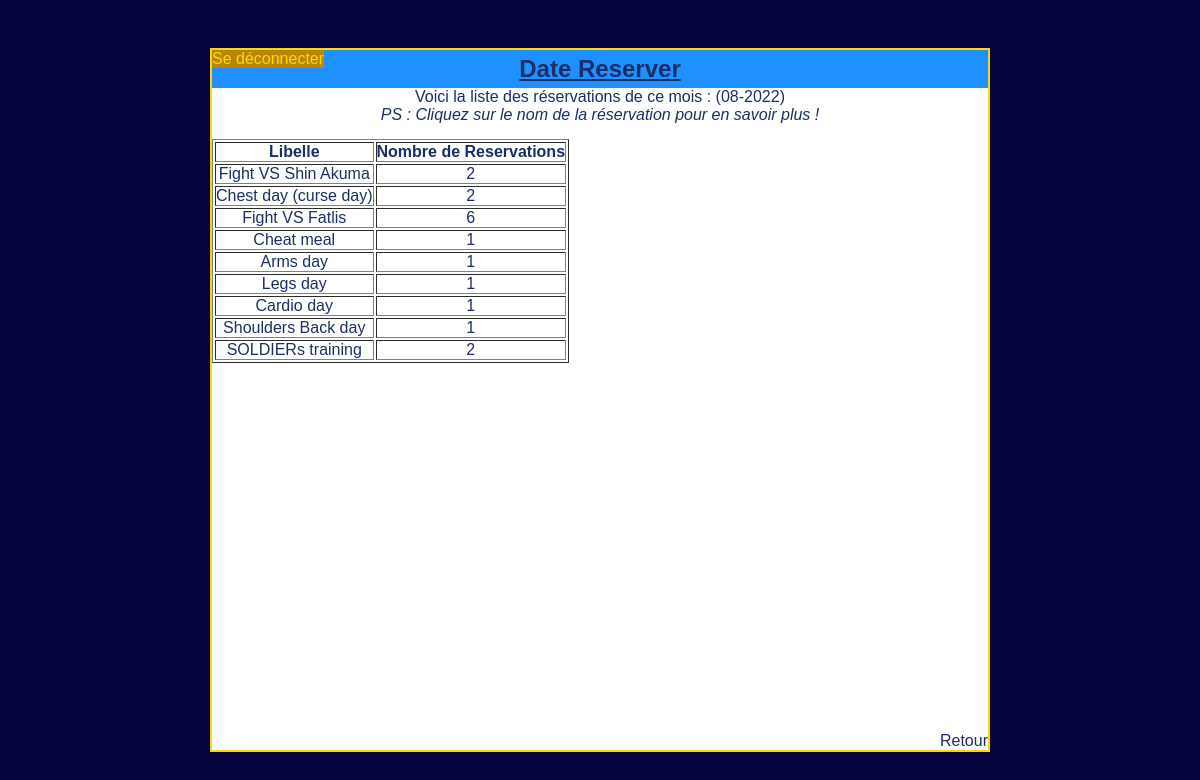
Page /index.php?uc=accueil&action=planning (signed in) on the committed database.
### tables this page shows
CREATE TABLE IF NOT EXISTS `reservations` (
  `id` int(16) NOT NULL AUTO_INCREMENT,
  `libelleReservation` varchar(500) NOT NULL,
  `description` varchar(5000) DEFAULT NULL,
  PRIMARY KEY (`id`)
);

### includes/class_pdo.php (called while the page is built, shortened)
<?php
class PDODateReserver{
    private static $serveur = 'mysql:host=localhost';
    private static $bdd = 'dbname=datereserver';
    private static $user = 'root';
    private static $mdp = '';
    private static $monPdo;
    private static $dateReserver = null;
    private function __construct()
    {
        PDODateReserver::$monPdo = new PDO(PDODateReserver::$serveur . ';' . PDODateReserver::$bdd, PDODateReserver::$user, PDODateReserver::$mdp);
        PDODateReserver::$monPdo->query("SET CHARACTER SET utf8");
    }
    public static function getPdoDateReserver()
    {
        if (PDODateReserver::$dateReserver == null) {
            PDODateReserver::$dateReserver = new PDODateReserver();
        }
        return PDODateReserver::$dateReserver;
    }
    function getReserves(){
        $query = "SELECT * FROM reservations";
        $res = PDODateReserver::$monPdo->query($query);
        $lignes = $res->fetchAll();
        return $lignes;
    }
    function getInfoReserv($libelleReserve){
        $query = "SELECT * FROM reservations WHERE libelleReservation = '".$libelleReserve."'";
        $res = PDODateReserver::$monPdo->query($query);
        $lignes = $res->fetchAll();
        return $lignes;
    }
    function getNbReserved($idReservation){
        $query = "SELECT count(*) AS nbId FROM clients WHERE idReservation = $idReservation";
        $res = PDODateReserver::$monPdo->query($query);
        $lignes = $res->fetchAll();
        return $lignes;
    }
}

### vues/v_planning.php (the view, shortened to what this page needs)
<!DOCTYPE html>
<html lang="en">
<head>
    <link rel="stylesheet" href="css/style.css">
</head>
<body>
    <div class="container">
        <a href='index.php?uc=disconnect' id="disconnect">Se déconnecter</a>
        <h2 id="mainTitle">Date Reserver</h2>
        <p id="planP">Voici la liste des réservations de ce mois : (<?php $date = new DateTime();
                                                                    echo $date->format('m-Y'); ?>)</p>
        <p>
        <i>PS : Cliquez sur le nom de la réservation pour en savoir plus !</i>
        </p>
        <table border="1" class="planningTable">
            <?php
            echo "<tr>";
            echo "<th>Libelle</th><th>Nombre de Reservations</th>";
            foreach ($listeReserv as $uneReserv) {
                $infoReserv = $pdo->getInfoReserv($uneReserv['libelleReservation']);
                echo "<tr><td><a href='#' data-popup='myPopup' id='openMyPopup' class='counterA' onClick='getPopupValuesReserv(" . $infoReserv[0]['id'] . "); openPopupR()' aria-label='Open popup'>" . $uneReserv['libelleReservation'] . "</a></td>";
                $lesReservesCount = $pdo->getNbReserved($uneReserv['id']);
                foreach ($lesReservesCount as $uneReservCount) {
                    echo "<td>" . $uneReservCount['nbId'] . "</td>";
                }
            }
            echo "</tr>";
            ?>
        </table>
        <a href="index.php?uc=accueil" id="return" class="counterA">Retour</a>
    </div>
</body>
</html>

### css/style.css (style rules this page uses)
* { padding: 0; margin: 0; box-sizing: border-box; font-family: 'Lucida Sans', 'Lucida Sans Regular', 'Lucida Grande', 'Lucida Sans Unicode', Geneva, Verdana, sans-serif; color: rgb(27, 47, 102); }
body { background-color: rgb(4, 4, 65); }
#mainTitle { padding: 5px; text-decoration: underline; background-color: dodgerblue; }
#disconnect { text-decoration: none; color: gold; background-color: darkgoldenrod; position: fixed; left: 0; }
.container { background-color: white; border: solid gold 2px; width: 100%; height: 100%; max-width: 65%; max-height: 88%; position: absolute; top: 50%; left: 50%; transform: translate(-50%, -50%); text-align: center; }
#planP { text-align: none; }
.planningTable { text-align: center; margin-top: 15px; margin-bottom: 15px; }
.uneReserv p, u, a { color: gold; }
.counterA { color: rgb(27, 47, 102); text-decoration: none; }
#return { position: absolute; bottom: 0; right: 0; }

### rows in the picture
reservations: libelleReservation "Fight VS Shin Akuma", nbId "2"
reservations: libelleReservation "Chest day (curse day)", nbId "2"
reservations: libelleReservation "Fight VS Fatlis", nbId "6"
reservations: libelleReservation "Cheat meal", nbId "1"
reservations: libelleReservation "Arms day", nbId "1"
reservations: libelleReservation "Legs day", nbId "1"
reservations: libelleReservation "Cardio day", nbId "1"
reservations: libelleReservation "Shoulders Back day", nbId "1"
reservations: libelleReservation "SOLDIERs training", nbId "2"
